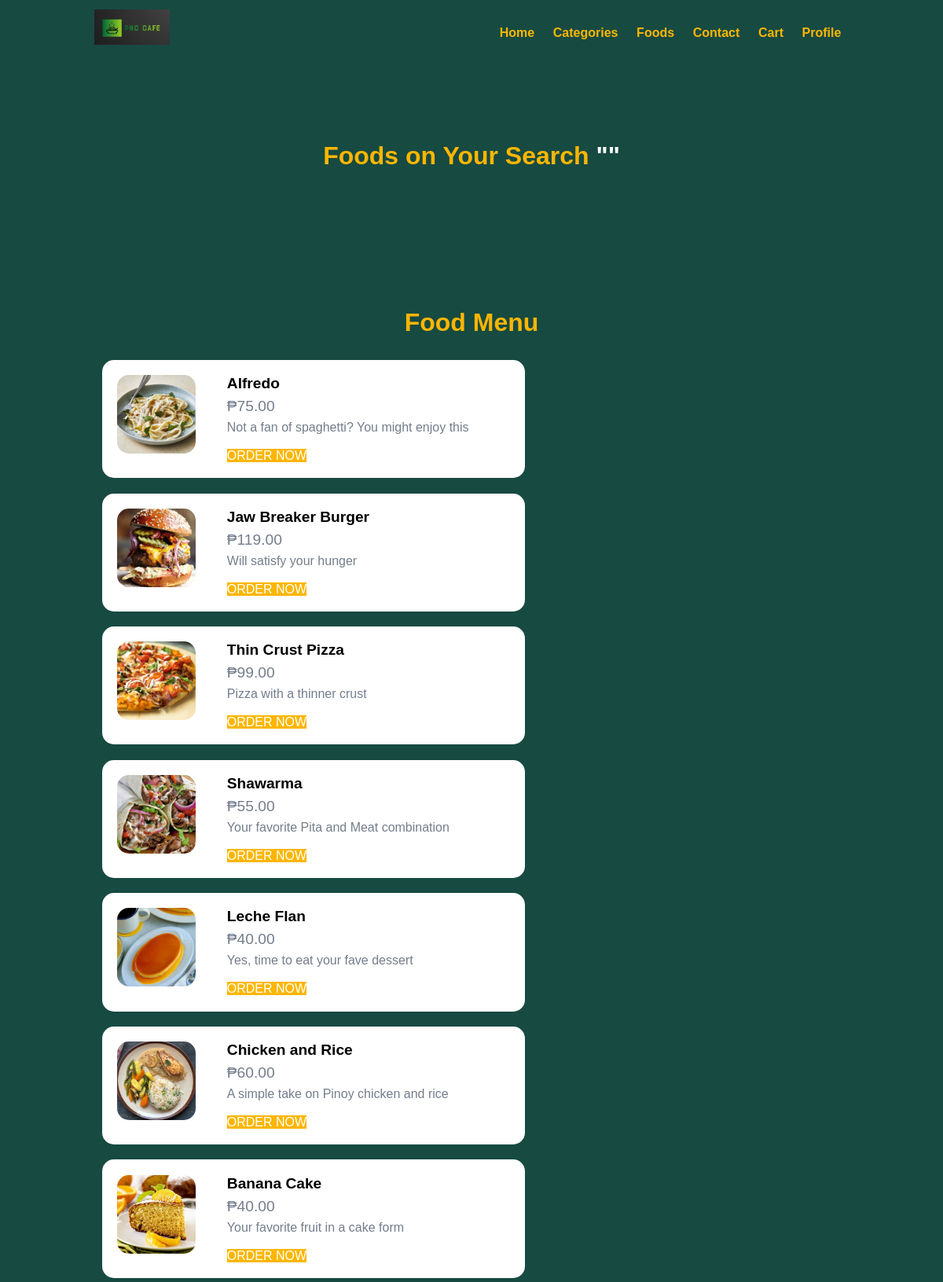
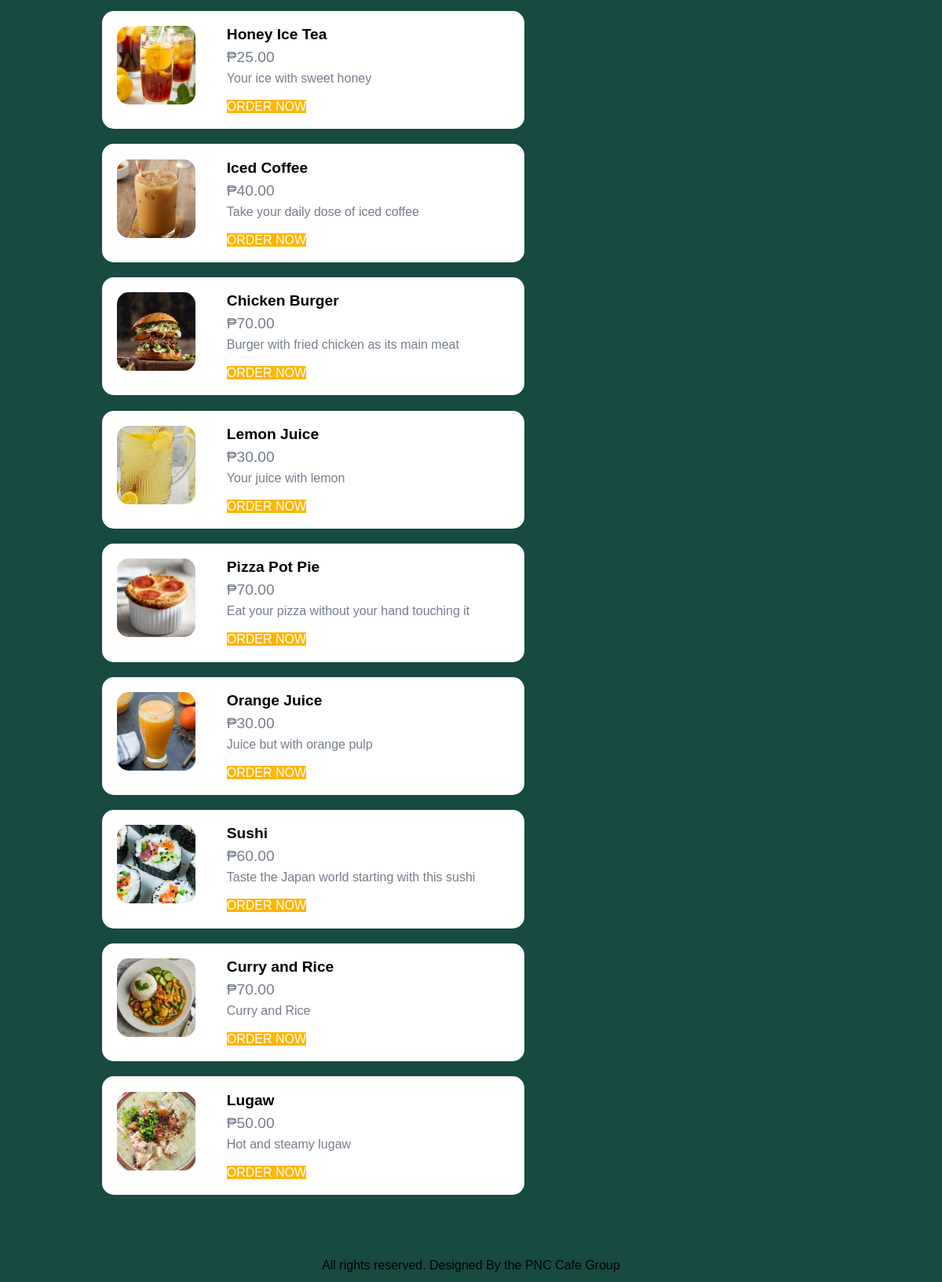
The app's page /food-order/food-search.php with its own data (2 pictures, top to bottom).
### tables this page shows
CREATE TABLE `tbl_food` (
  `id` int(10) UNSIGNED NOT NULL,
  `title` varchar(150) NOT NULL,
  `description` text NOT NULL,
  `price` decimal(10,2) NOT NULL,
  `image_name` varchar(255) NOT NULL,
  `category_id` int(10) UNSIGNED NOT NULL,
  `featured` varchar(10) NOT NULL,
  `active` varchar(10) NOT NULL
);

### food-order/food-search.php (the view, shortened to what this page needs)
<?php include('partials-front/menu.php');?>
    <section class="food-search text-center">
        <div class="container">
        <?php
           $search = $_POST['search'];
        ?>
            <h2>Foods on Your Search <a href="#" class="text-white">"<?php echo $search;?>"</a></h2>
        </div>
    </section>
    <section class="food-menu">
        <div class="container">
            <h2 class="text-center">Food Menu</h2>
            <?php
                $sql = "SELECT * FROM tbl_food WHERE title LIKE '%$search%' OR description LIKE '%$search%'";
                $res = mysqli_query($conn, $sql);
                $count = mysqli_num_rows($res);
                if($count > 0) {
                    while($row=mysqli_fetch_assoc($res)) {
                        $id = $row['id'];
                        $title = $row['title'];
                        $price = $row['price'];
                        $description = $row['description'];
                        $image_name = $row['image_name'];
                        ?>
                        <div class="food-menu-box">
                        <div class="food-menu-img">
                            <?php
                                if ($image_name=="") {
                                    echo "<div class ='error'> Food not found. </div>";
                                } else {
                                    ?>
                                    <img src="<?php echo SITEURL;?>images/food/<?php echo $image_name;?>" class="img-responsive img-curve">
                                    <?php
                                }
                            ?>
                        </div>
                        <div class="food-menu-desc">
                        <h4><?php echo $title; ?></h4>
                        <p class="food-price">₱<?php echo $price;?></p>
                        <p class="food-detail">
                            <?php echo $description;?>
                        </p>
                        <br>
                        <a href="<?php echo SITEURL;?>order.php?food_id=<?php echo $id;?>" class="btn-primary">Order Now</a>
                        </div>
                        </div>
                        <?php
                    }
                } else {
                    echo "<div class ='error'> Food not found. </div>";
                }
            ?>
        </div>
    </section>
<?php include('partials-front/footer.php');?>

### food-order/css/style.css (style rules this page uses)
* { margin: 0 0; padding: 0 0; font-family: Arial, Helvetica, sans-serif; }
body, section.food-menu { background: #174A41; }
.container { width: 80%; margin: 0 auto; padding: 1%; }
.img-responsive { width: 100%; }
.img-curve { border-radius: 15px; }
.text-center { text-align: center; }
.text-white { color: #ffffff; }
a { color: #FDB600; text-decoration: none; }
.btn-primary { background-color: #FDB600; color: white; cursor: pointer; text-transform: uppercase; }
h2 { color: #FDB600; font-size: 2rem; margin-bottom: 2%; }
h4 { font-size: 1.2rem; }
.food-search { background:#174A41; background-size: cover; background-repeat: no-repeat; background-position: center; padding: 7% 0; }
.food-menu { background-color: #ececec; padding: 4% 0; }
.food-menu-box { width: 500px; margin: 1%; padding: 2%; float: left; background-color: white; border-radius: 15px; }
.food-menu-img { width: 20%; float: left; }
.food-menu-desc { width: 70%; float: left; margin-left: 8%; }
.food-price { font-size: 1.2rem; margin: 2% 0; color:#747d8c; }
.food-detail { font-size: 1rem; color: #747d8c; }

### records on screen
tbl_food: image_name (picture), title "Alfredo", price "75.00", description "Not a fan of spaghetti? You might enjoy this"
tbl_food: image_name (picture), title "Jaw Breaker Burger", price "119.00", description "Will satisfy your hunger"
tbl_food: image_name (picture), title "Thin Crust Pizza", price "99.00", description "Pizza with a thinner crust"
tbl_food: image_name (picture), title "Shawarma", price "55.00", description "Your favorite Pita and Meat combination"
tbl_food: image_name (picture), title "Leche Flan", price "40.00", description "Yes, time to eat your fave dessert"
tbl_food: image_name (picture), title "Chicken and Rice", price "60.00", description "A simple take on Pinoy chicken and rice"
tbl_food: image_name (picture), title "Banana Cake", price "40.00", description "Your favorite fruit in a cake form"
tbl_food: image_name (picture), title "Honey Ice Tea", price "25.00", description "Your ice with sweet honey"
tbl_food: image_name (picture), title "Iced Coffee", price "40.00", description "Take your daily dose of iced coffee"
tbl_food: image_name (picture), title "Chicken Burger", price "70.00", description "Burger with fried chicken as its main meat"
tbl_food: image_name (picture), title "Lemon Juice", price "30.00", description "Your juice with lemon"
tbl_food: image_name (picture), title "Pizza Pot Pie", price "70.00", description "Eat your pizza without your hand touching it"
tbl_food: image_name (picture), title "Orange Juice", price "30.00", description "Juice but with orange pulp"
tbl_food: image_name (picture), title "Sushi", price "60.00", description "Taste the Japan world starting with this sushi"
tbl_food: image_name (picture), title "Curry and Rice", price "70.00", description "Curry and Rice"
tbl_food: image_name (picture), title "Lugaw", price "50.00", description "Hot and steamy lugaw"
